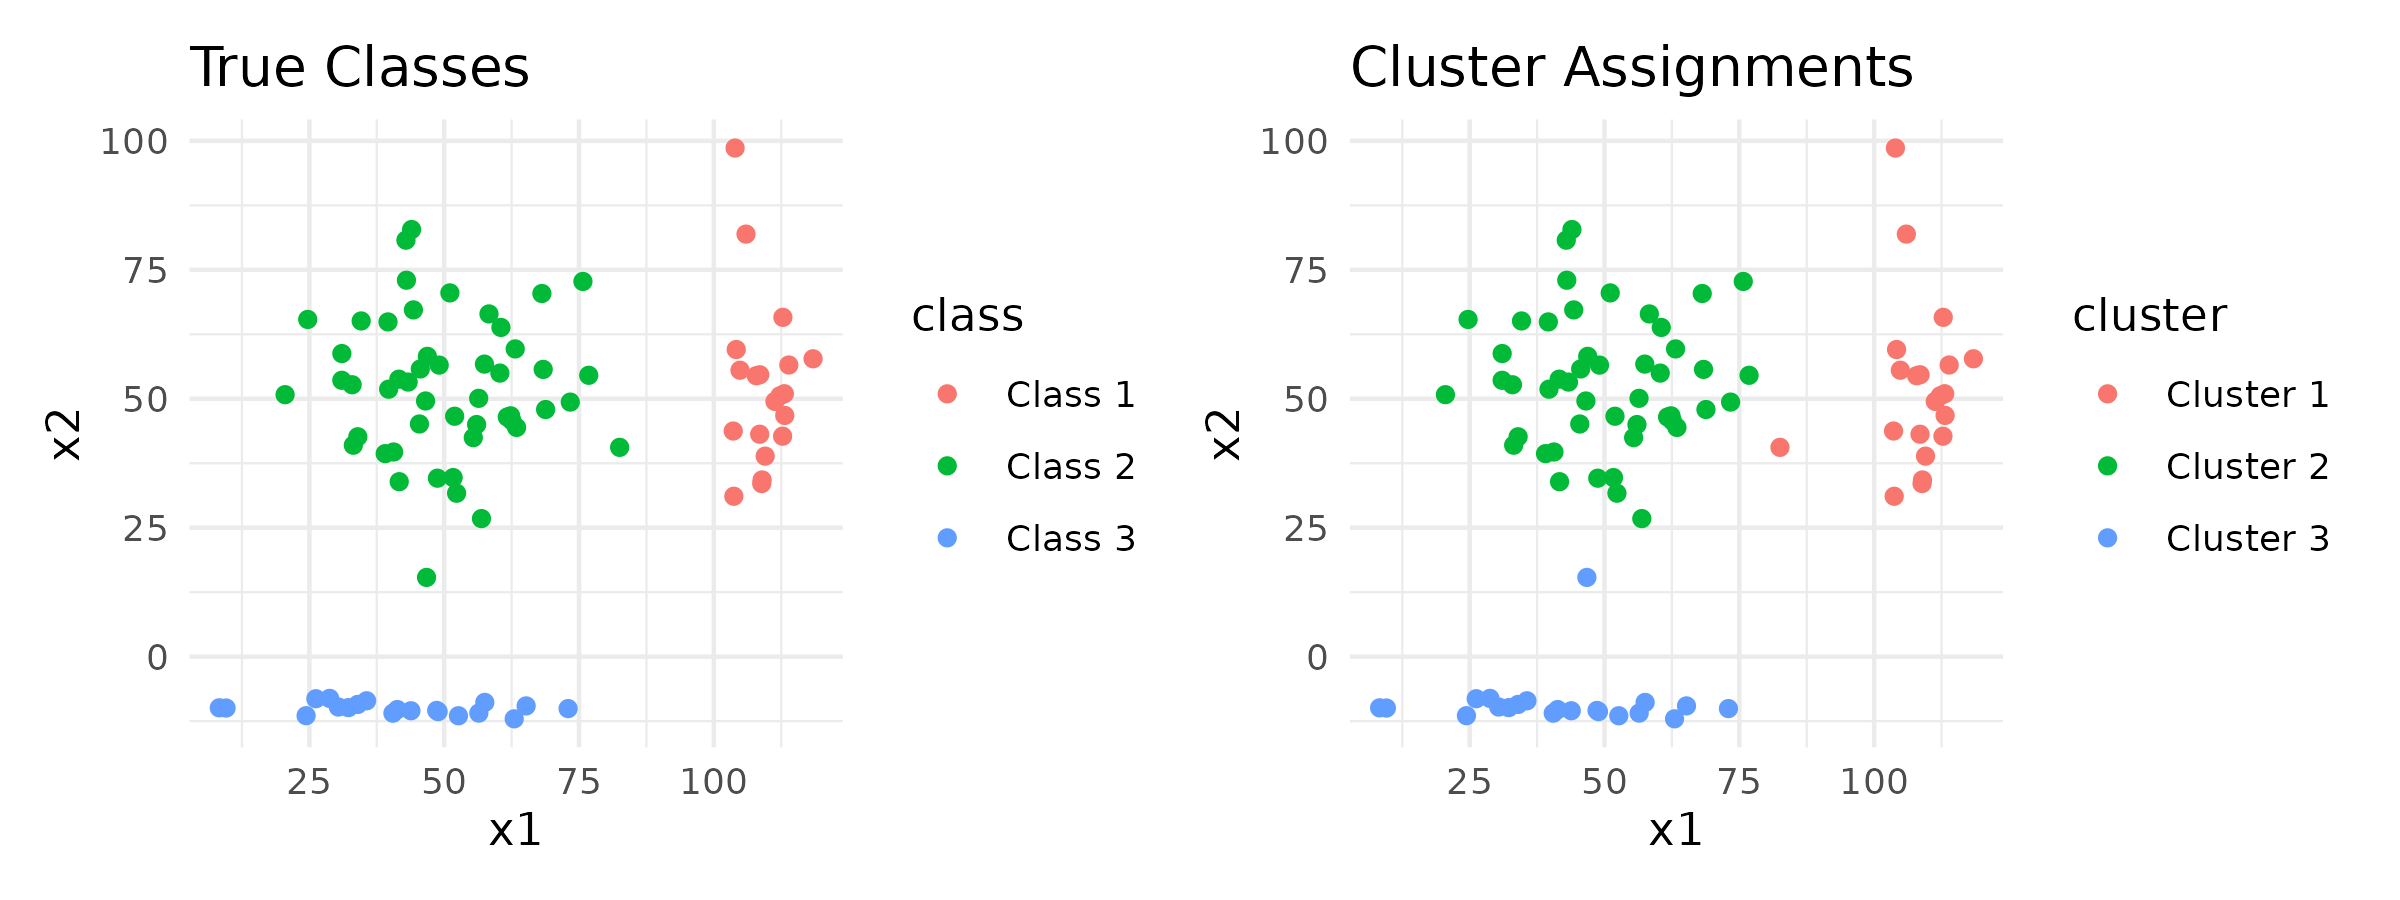

The R source for this figure:
#### Prerequisits ##############################################################
library(ggplot2)
library(patchwork)
library(mlr3cluster)
library(mlr3viz)
library(mlr3)
library(data.table)
library(halflinger)
dir = "ExplaClust/R/"
sapply(paste(dir, list.files(dir), sep = ""), source)

#### Generate Data #############################################################
set.seed(123)
imbalanced_dta = rbind(
data.table(x1 = rnorm(50, mean = 50, sd = 15), x2 = rnorm(50, mean = 50, sd = 15), class = "Class 2"),
data.table(x1 = rnorm(20, mean = 50, sd = 25), x2 = rnorm(20, mean = -10, sd = 1), class = "Class 3"),
data.table(x1 = rnorm(20, mean = 110, sd = 4), x2 = rnorm(20, mean = 50, sd = 15), class = "Class 1")
)


#### Cluster Data ##############################################################
library(mlr3cluster)
mlr_learners
cmeans = lrn("clust.cmeans", centers = 3L)
imb_tsk = TaskClust$new(id = "imb_dta", backend = imbalanced_dta[, c("x1", "x2")])
cmeans$train(imb_tsk)
cluster = paste("Cluster", cmeans$assignments)


#### Plot Class vs Assignments #################################################
p1 =  ggplot(data = imbalanced_dta, aes(x = x1, y = x2, colour = class)) +
  geom_point() + 
  ggtitle("True Classes")
p2 = ggplot(data = imbalanced_dta, aes(x = x1, y = x2, colour = cluster)) +
  geom_point() + 
  ggtitle("Cluster Assignments")

ggsave("Simulations/cluster_imp.png", p1 + p2, width = 8, height = 3)

#### Calculate Feature Importance ##############################################

pred = ClustPredictor$new(cmeans, imb_tsk$data(), y = cmeans$assignments)
g2pc = calculate_g2pc(cmeans, imb_tsk, n.repetitions = 89)
classwise_f1 = ClusterFeatureImp$new(pred, n.repetitions = 89, metric = "f1")
macro_f1 = ClusterFeatureImp$new(pred, n.repetitions = 89, metric = "f1", avg = "macro")
micro_f1 = ClusterFeatureImp$new(pred, n.repetitions = 89, metric = "f1", avg = "micro")

#### Table CFIS ################################################################

fimp = cbind(
  data.table(feature = g2pc$feature),
  G2PC = g2pc$g2pc,
  macro_F1 = macro_f1$results$median,
  micro_F1 = micro_f1$results$median
)
xtable::xtable(fimp)
xtable::xtable(classwise_f1$results)
xtable::xtable(macro_f1$results)

#### Plot Feature Importance ###################################################
mcfi = macro_f1$plot()
ccfi = classwise_f1$plot()
ggsave("Simulations/compare_cfi.png", mcfi + ccfi, width = 8, height = 3)
